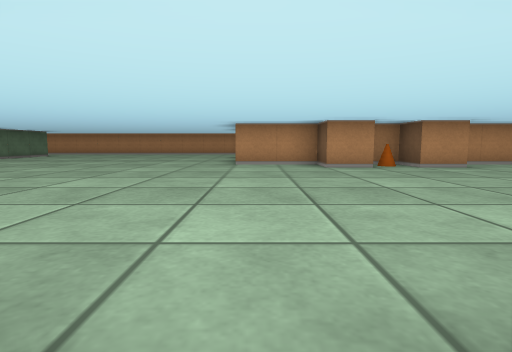
View 1 (above)

24 first-person views from a walk through a cub3D maze. The camera is about half as high as the walls, tilts 6° down and sees 80° across. The floor is counted in squares. Each view is taken from the middle of a square. On the plan, view 1 faces up. The plan holds only what a view shows up to about 9 squares ahead; the rest is blank.

View 2
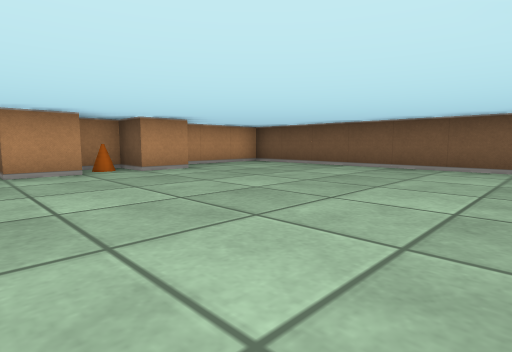

View 3
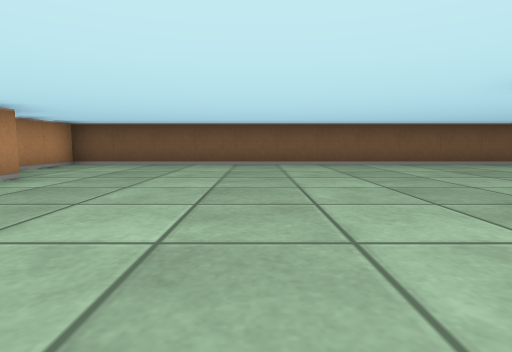

View 4
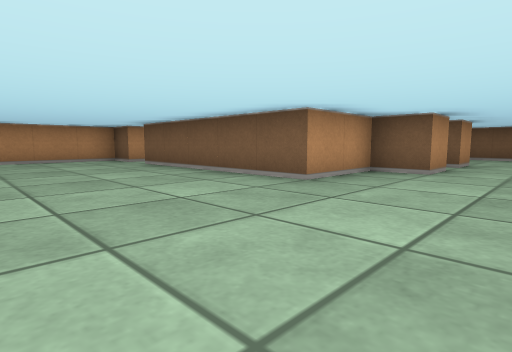

View 5
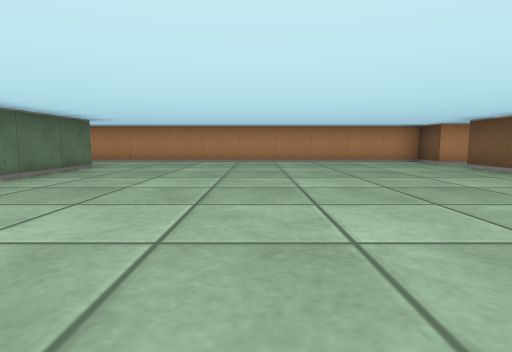

View 6
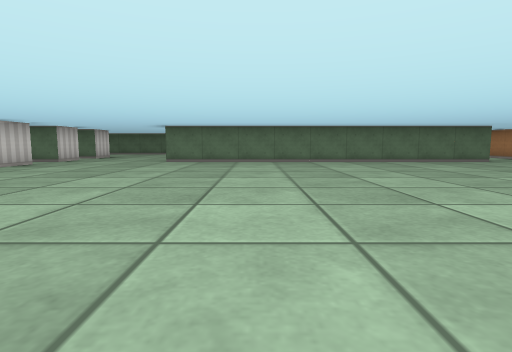

View 7
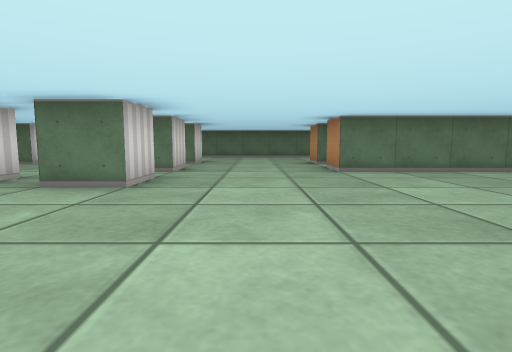

View 8
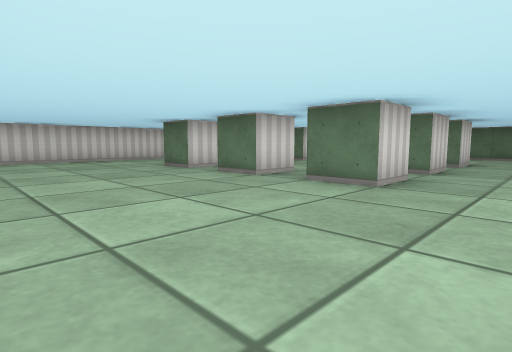

View 9
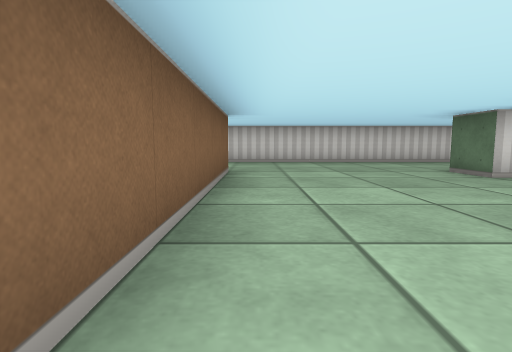

View 10
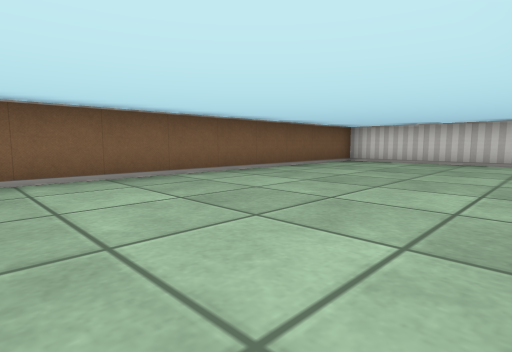

View 11
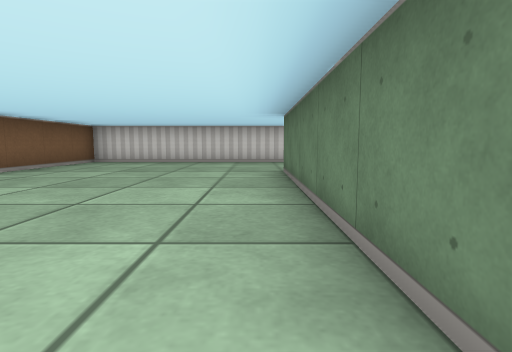

View 12
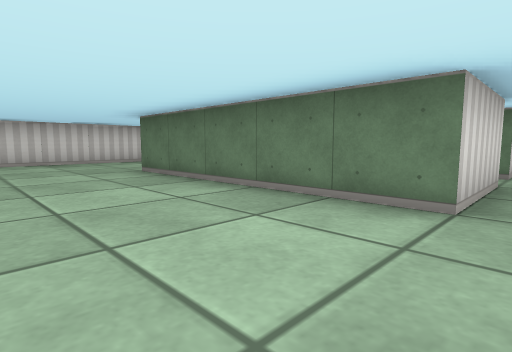

View 13
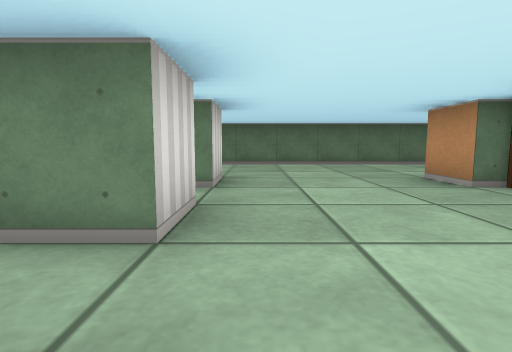

View 14
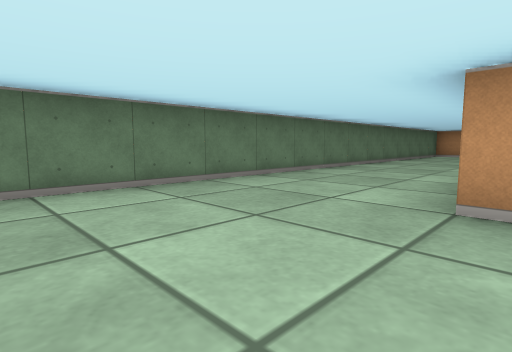

View 15
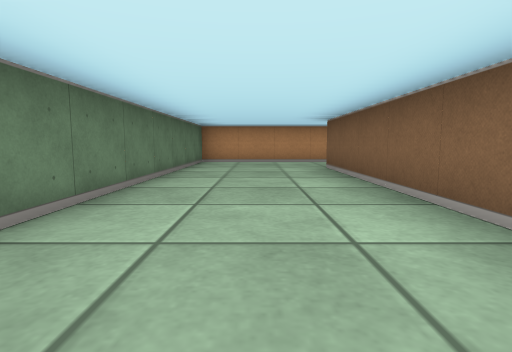

View 16
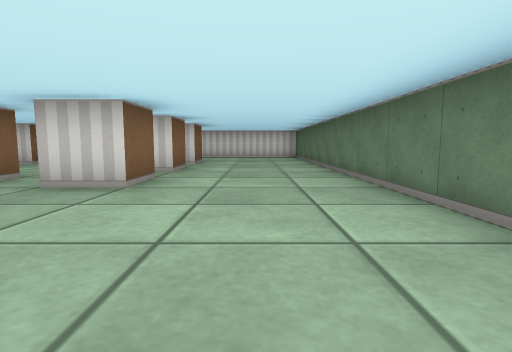

View 17
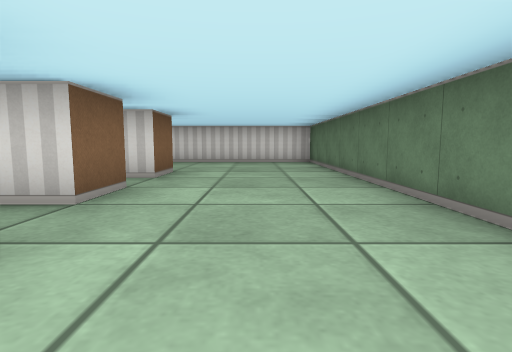

View 18
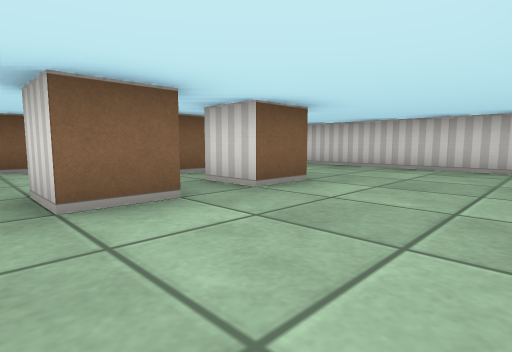

View 19
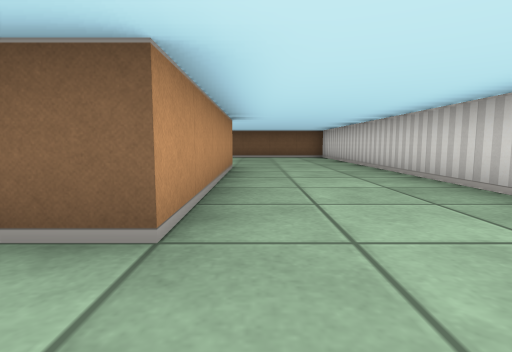

View 20
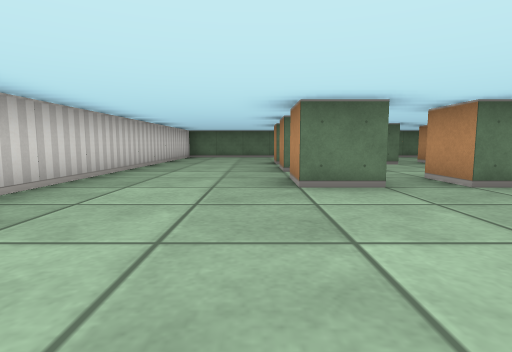

View 21
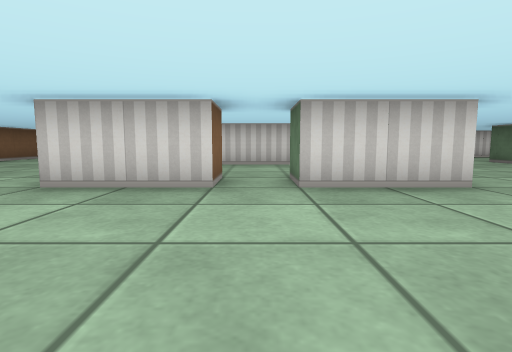

View 22
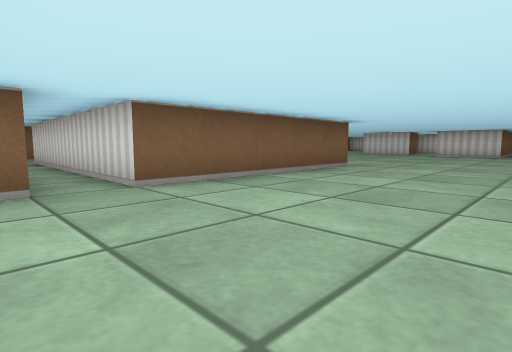

View 23
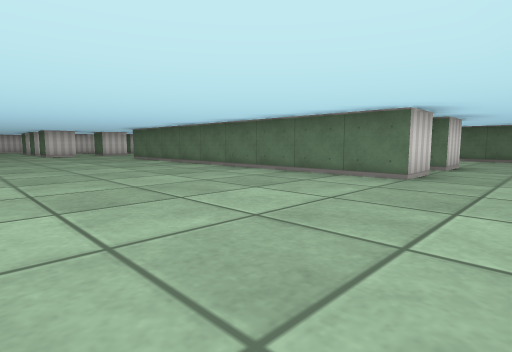

View 24
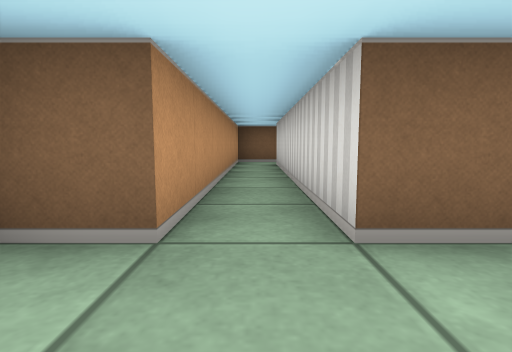

### Floor plan
Points are (right, up) in squares from view 1. A wall is a line through its corners. A room is listed if a view was taken in it or the views show most of it. See-through windows are left out.
Room 1 (view 1)
walls: (0.5, -0.5) (0.5, 0.5); (-0.9, -3.5) (0.9, -3.5); (-0.5, 0.5) (-0.5, -0.5)
ways out: opening at (0, 0) to room 2
Room 2 (views 2, 3, 4, 5, 6, 7, 8, 9, 10, 11, 12, 13, 14, 15, 16, 17, 18, 19, 20, 21, 22, 23, 24)
walls: (-7.5, 0.5) (-6.5, 0.5) (-6.5, -0.5); (0.5, 0.5) (2.5, 0.5) (2.5, -4.5) (-2.5, -4.5) (-2.5, 0.5) (-0.5, 0.5); (-9.5, 0.5) (-8.5, 0.5) (-8.5, -0.4); (-7.5, -2) (-7.5, -1.5) (-6.5, -1.5) (-6.5, -2.5) (-7.5, -2.5); (-10.5, 3.5) (-11.5, 3.5); (2.5, 6.5) (1.5, 6.5) (1.5, 7.5) (-0.5, 7.5) (-0.5, 12.5) (5.5, 12.5); (-7.6, -3.5) (-6.5, -3.5) (-6.5, -4.5) (-7.5, -4.5); (-11, -0.5) (-11.5, -0.5) (-11.5, 0.5) (-10.5, 0.5); (-8.5, -4.5) (-9.4, -4.5); (-11.5, 7.8) (-11.5, 12.5) (-10.5, 12.5); (-9.5, -4.2) (-9.5, -3.6); (-10.5, -3.5) (-10.5, -4.5) (-11.5, -4.5) (-11.5, -3.5) (-10.5, -3.5); (4.6, 6.5) (3.5, 6.5) (3.5, 7.5) (2.8, 7.5); (-11.5, -2.6) (-11.5, -1.5) (-10.5, -1.5) (-10.5, -1.9); (-9.5, 12.5) (-8.5, 12.5) (-8.5, 3.5) (-9.5, 3.5); (6.5, 12.2) (6.5, 13.5) (-0.5, 13.5) (-0.5, 14.5) (-14.5, 14.5) (-14.5, -7.5) (7.5, -7.5) (7.5, 7.5) (5.1, 7.5)
ways out: opening at (0, 0) to room 1; open door at (-10, 8)
objects: cone (3, 7)

Where each view was taken, in squares from view 1:
view 1: 0 up, 0 right, facing up
view 2: 1 up, 1 right, facing up-right
view 3: 3 up, 0 right, facing right
view 4: 5 up, 4 left, facing up-right
view 5: 6 up, 5 left, facing up
view 6: 6 up, 0 right, facing left
view 7: 2 up, 3 left, facing left
view 8: 2 up, 3 left, facing down-left
view 9: 1 up, 3 left, facing down
view 10: 1 up, 3 right, facing down-right
view 11: 1 up, 3 right, facing down
view 12: 1 up, 5 right, facing down-left
view 13: 1 up, 7 left, facing left
view 14: 1 up, 11 left, facing up-left
view 15: 6 up, 13 left, facing up
view 16: 4 up, 13 left, facing down
view 17: 1 up, 13 left, facing down
view 18: 1 down, 14 left, facing down-right
view 19: 5 down, 4 left, facing right
view 20: 5 down, 3 left, facing left
view 21: 4 up, 0 right, facing down
view 22: 14 up, 4 left, facing down-right
view 23: 14 up, 4 left, facing down-left
view 24: 13 up, 2 left, facing right
